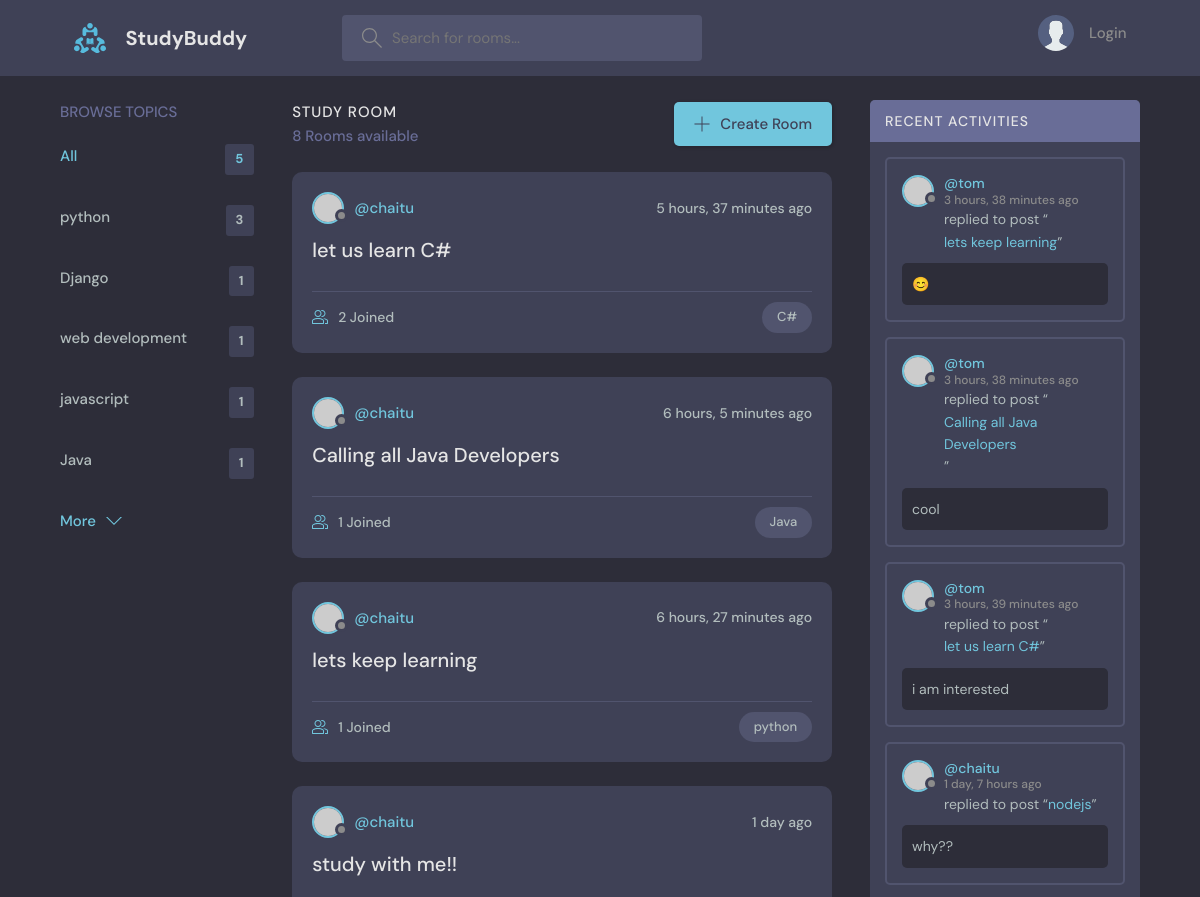
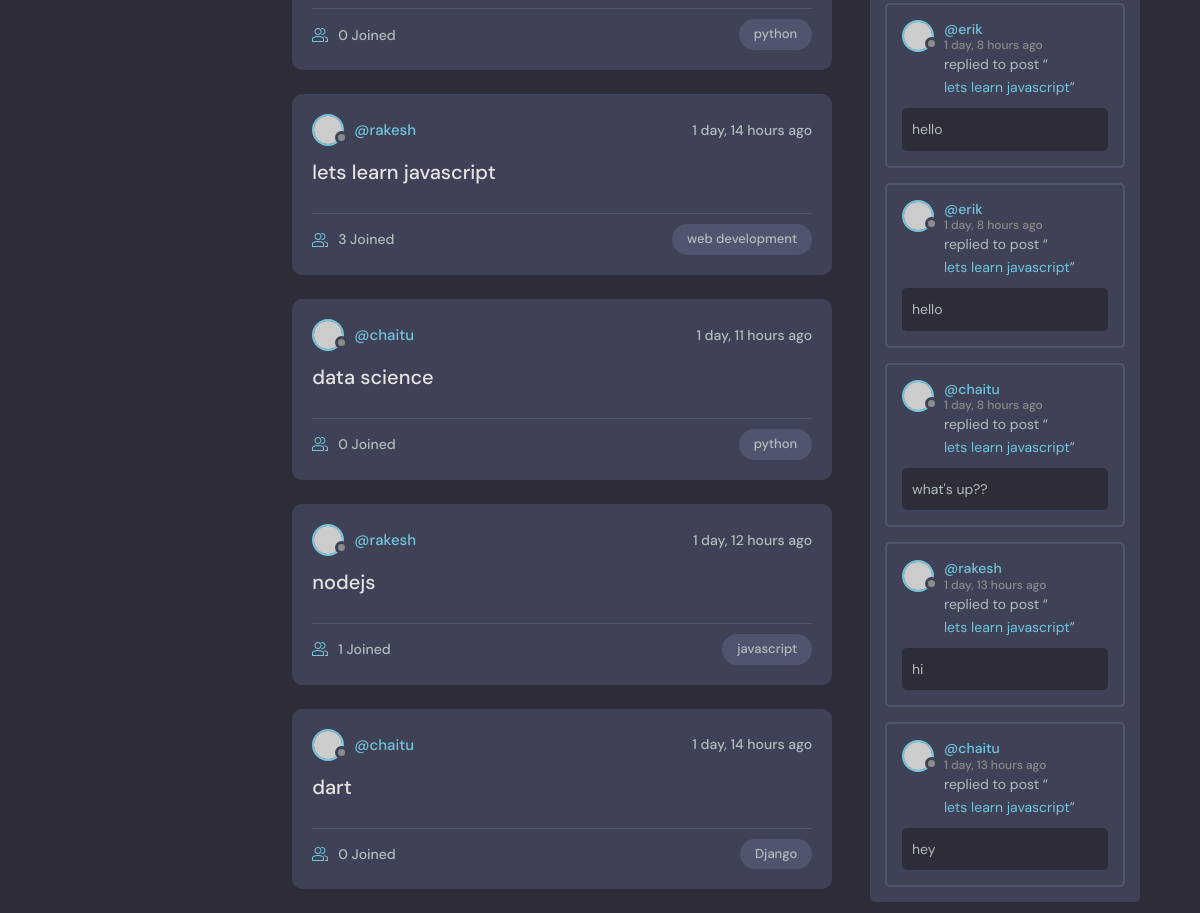
The page / on the database its author committed (2 pictures, top to bottom).
### base/models.py (models this page shows, shortened)
class Topic(models.Model):
    name = models.CharField(max_length=200)

class Room(models.Model):
    host = models.ForeignKey(User, on_delete=models.SET_NULL, null=True)
    topic = models.ForeignKey(Topic, on_delete=models.SET_NULL, null=True)
    name = models.CharField(max_length=200)
    description = models.TextField(null=True, blank=True)
    participants = models.ManyToManyField(User, related_name='participants', blank=True)
    updated = models.DateTimeField(auto_now=True)
    created = models.DateTimeField(auto_now_add=True)
    class Meta:
        ordering = ['-updated', '-created']
    def __str__(self):
        return self.name

class Message(models.Model):
    user = models.ForeignKey(User, on_delete=models.CASCADE)
    room = models.ForeignKey(Room, on_delete=models.CASCADE)
    body = models.TextField()
    updated = models.DateTimeField(auto_now=True)
    created = models.DateTimeField(auto_now_add=True)
    class Meta:
        ordering = ['-updated', '-created']

### base/views.py (the view)
# urls.py: path('', views.home, name='home'),
def home(request):
    q = request.GET.get('q') if request.GET.get('q') is not None else ''
    rooms = Room.objects.filter(
        Q(topic__name__icontains=q) |
        Q(name__icontains=q) |
        Q(description__icontains=q)
    )
    topics = Topic.objects.all()[0:5]
    room_count = rooms.count()
    room_msgs = Message.objects.filter(
        Q(room__topic__name__icontains=q)
    )
    context = {'rooms': rooms, 'topics': topics, 'room_count': room_count, 'room_msgs': room_msgs}
    return render(request, 'base/home.html', context)

### base/templates/base/home.html (shortened to what this page needs)
{% extends 'main.html' %}
{% block content %}
<main class="layout layout--3">
  <div class="container">
    {% include 'base/topics_component.html' %}
    <div class="roomList">
      <div class="roomList__header">
        <div>
          <h2>Study Room</h2>
          <p>{{room_count}} Rooms available</p>
        </div>
        <a class="btn btn--main" href="{% url 'create-room' %}">
          <svg version="1.1" xmlns="http://www.w3.org/2000/svg" width="32" height="32" viewBox="0 0 32 32">
            <title>add</title>
            <path
              d="M16.943 0.943h-1.885v14.115h-14.115v1.885h14.115v14.115h1.885v-14.115h14.115v-1.885h-14.115v-14.115z"
            ></path>
          </svg>
          Create Room
        </a>
      </div>
      {% include 'base/feed_component.html' %}
    </div>
    {% include 'base/activity_component.html' %}
  </div>
</main>
{% endblock content %}

### base/templates/base/topics_component.html
<div class="topics">
  <div class="topics__header">
    <h2>Browse Topics</h2>
  </div>
  <ul class="topics__list">
    <li>
      <a href="{% url 'home' %}" class="active">All <span>{{topics.count}}</span></a>
    </li>
      {% for topic in topics %}
        <li>
          <a href="{% url 'home' %}?q={{topic.name}}">{{topic.name}}<span>{{topic.room_set.all.count}}</span></a>
        </li>
      {% endfor %}
  </ul>
  <a class="btn btn--link" href="{% url 'topics' %}">
    More
    <svg version="1.1" xmlns="http://www.w3.org/2000/svg" width="32" height="32" viewBox="0 0 32 32">
      <title>chevron-down</title>
      <path d="M16 21l-13-13h-3l16 16 16-16h-3l-13 13z"></path>
    </svg>
  </a>
</div>

### base/templates/base/feed_component.html (shortened to what this page needs)
{% for room in rooms %}
    <div class="roomListRoom">
        <div class="roomListRoom__header">
          <a href="{% url 'user-profile' room.host.id %}" class="roomListRoom__author">
            <div class="avatar avatar--small">
              <img src="https://randomuser.me/api/portraits/women/11.jpg" />
            </div>
            <span>@{{room.host.username}}</span>
          </a>
          <div class="roomListRoom__actions">
            <span>{{room.created|timesince}} ago</span>
          </div>
        </div>
        <div class="roomListRoom__content">
          <a href="{% url 'room' room.id %}">{{room.name}}</a>
        </div>
        <div class="roomListRoom__meta">
          <a href="{% url 'room' room.id %}" class="roomListRoom__joined">
            {{room.participants.all.count}} Joined
          </a>
          <p class="roomListRoom__topic">{{room.topic.name}}</p>
        </div>
    </div>
{% endfor %}

### base/templates/base/activity_component.html (shortened to what this page needs)
<div class="activities">
    <div class="activities__header">
      <h2>Recent Activities</h2>
    </div>
    {% for msg in room_msgs %}
    <div class="activities__box">
      <div class="activities__boxHeader roomListRoom__header">
        <a href="{% url 'user-profile' msg.user.id %}" class="roomListRoom__author">
          <div class="avatar avatar--small">
            <img src="https://randomuser.me/api/portraits/women/11.jpg" />
          </div>
          <p>
            @{{msg.user}}
            <span>{{msg.created|timesince}} ago</span>
          </p>
        </a>
      </div>
      <div class="activities__boxContent">
        <p>replied to post “<a href="{% url 'room' msg.room.id %}">{{msg.room}}</a>”</p>
        <div class="activities__boxRoomContent">
          {{msg.body}}
        </div>
      </div>
    </div>
    {% endfor %}
</div>

### rows shown on the page
Topic: name "python", room_set.all.count "3"
Topic: name "Django", room_set.all.count "1"
Topic: name "web development", room_set.all.count "1"
Topic: name "javascript", room_set.all.count "1"
Topic: name "Java", room_set.all.count "1"
Room: host.username "chaitu", created "5 hours, 37 minutes", name "let us learn C#", participants.all.count "2", topic.name "C#"
Room: host.username "chaitu", created "6 hours, 5 minutes", name "Calling all Java Developers", participants.all.count "1", topic.name "Java"
Room: host.username "chaitu", created "6 hours, 27 minutes", name "lets keep learning", participants.all.count "1", topic.name "python"
Room: host.username "chaitu", created "1 day", name "study with me!!", participants.all.count "0", topic.name "python"
Room: host.username "rakesh", created "1 day, 14 hours", name "lets learn javascript", participants.all.count "3", topic.name "web development"
Room: host.username "chaitu", created "1 day, 11 hours", name "data science", participants.all.count "0", topic.name "python"
Room: host.username "rakesh", created "1 day, 12 hours", name "nodejs", participants.all.count "1", topic.name "javascript"
Room: host.username "chaitu", created "1 day, 14 hours", name "dart", participants.all.count "0", topic.name "Django"
Message: user "tom", created "3 hours, 38 minutes", room "lets keep learning", body "😊"
Message: user "tom", created "3 hours, 38 minutes", room "Calling all Java Developers", body "cool"
Message: user "tom", created "3 hours, 39 minutes", room "let us learn C#", body "i am interested"
Message: user "chaitu", created "1 day, 7 hours", room "nodejs", body "why??"
Message: user "erik", created "1 day, 8 hours", room "lets learn javascript", body "hello"
Message: user "erik", created "1 day, 8 hours", room "lets learn javascript", body "hello"
Message: user "chaitu", created "1 day, 8 hours", room "lets learn javascript", body "what's up??"
Message: user "rakesh", created "1 day, 13 hours", room "lets learn javascript", body "hi"
Message: user "chaitu", created "1 day, 13 hours", room "lets learn javascript", body "hey"

### other values the page prints
{{ topics.count }} "5"
{{ room_count }} "8"
